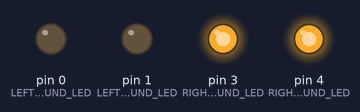
A sketch run on a simulated Arduino Uno, built with avr-gcc and run on an emulated ATmega328P. Parts: output pins drawn as LEDs (lit = HIGH).

Above: at 1.9 s.
At 8.5 s:
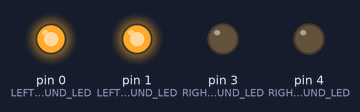
At 12.6 s:
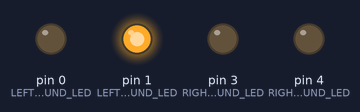
At 22.4 s:
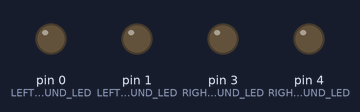
Timing chart, 0 to 31.0 s (numbered marks = the images above):
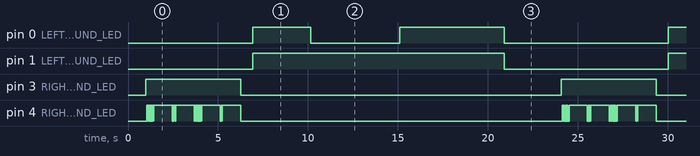

The sketch:

YawataMaruUnyo.ino
```cpp
/*

  YawataMaru/Unyo
  __subtitle__

  For info and circuit diagrams see https://github.com/tardate/LittleModelArt/tree/main/projects/IJN/YawataMaruUnyo

 */

const int LEFT_FOREGROUND_LED  = 1;
const int LEFT_BACKGROUND_LED  = 0;
const int RIGHT_FOREGROUND_LED = 3;
const int RIGHT_BACKGROUND_LED = 4;

const int NO_LED = -1;

const int FLICKER_DELAY = 15;
const int FADE_DELAY = 25;
const int PAGE_DELAY = 1000;

const int PWM_MIN = 0;
const int PWM_MAX = 255;


/*
 * Command: one-time setup
 */
void setup() {
  pinMode(LEFT_FOREGROUND_LED, OUTPUT);
  pinMode(LEFT_BACKGROUND_LED, OUTPUT);
  pinMode(RIGHT_FOREGROUND_LED, OUTPUT);
  pinMode(RIGHT_BACKGROUND_LED, OUTPUT);
  digitalWrite(LEFT_FOREGROUND_LED, LOW);
  digitalWrite(LEFT_BACKGROUND_LED, LOW);
  digitalWrite(RIGHT_FOREGROUND_LED, LOW);
  digitalWrite(RIGHT_BACKGROUND_LED, LOW);
  delay(PAGE_DELAY);
}


/*
 * Command: main loop
 */
void loop() {
  featureUnyo();
  featureYawataMaru();
}


void featureYawataMaru() {
  int pin1 = LEFT_FOREGROUND_LED;
  int pin2 = LEFT_BACKGROUND_LED;

  // transition on slow
  fade(pin1, pin2, PWM_MIN, PWM_MAX, 5);

  // effects
  delay(PAGE_DELAY);
  fade(NO_LED, pin2, PWM_MAX, 10, 2);
  delay(PAGE_DELAY * 2);
  fade(NO_LED, pin2, 10, PWM_MAX, 2);
  delay(PAGE_DELAY);

  // transition off slow
  fade(pin1, pin2, PWM_MAX, PWM_MIN, 1);
}


void featureUnyo() {
  int pin1 = RIGHT_FOREGROUND_LED;
  int pin2 = RIGHT_BACKGROUND_LED;

  // transition on fast
  digitalWrite(pin1, HIGH);
  digitalWrite(pin2, HIGH);

  // effects
  flicker(pin2, 9, 3);
  delay(PAGE_DELAY);
  flicker(pin2, 5, 2);
  delay(PAGE_DELAY);
  flicker(pin2, 9, 3);
  delay(PAGE_DELAY);
  flicker(pin2, 6, 4);
  delay(PAGE_DELAY);

  // transition off fast
  digitalWrite(pin1, LOW);
  digitalWrite(pin2, LOW);
}


/*
 * Command: fade 1 or 2 pins PWM level from->to in step increments
 */
 void fade(int pin1, int pin2, int from, int to, int step) {
  if (to > from) {
    fadeOn(pin1, pin2, from, to, step);
  } else {
    fadeOff(pin1, pin2, from, to, step);
  }
}


void fadeOn(int pin1, int pin2, int from, int to, int step) {
  int pwm = from;
  do {
    if (pin1 >= 0) analogWrite(pin1, pwm);
    if (pin2 >= 0) analogWrite(pin2, pwm);
    delay(FADE_DELAY);
    pwm += step;
    if (pwm>to) pwm = to;
  } while (pwm < to);
  if (to == PWM_MAX) {
    if (pin1 >= 0) digitalWrite(pin1, HIGH);
    if (pin2 >= 0) digitalWrite(pin2, HIGH);
  }
}


void fadeOff(int pin1, int pin2, int from, int to, int step) {
  int pwm = from;
  do {
    if (pin1 >= 0) analogWrite(pin1, pwm);
    if (pin2 >= 0) analogWrite(pin2, pwm);
    delay(FADE_DELAY);
    pwm -= step;
    if (pwm<to) pwm = to;
  } while (pwm > to);
  if (to == PWM_MIN) {
    if (pin1 >= 0) digitalWrite(pin1, LOW);
    if (pin2 >= 0) digitalWrite(pin2, LOW);
  }
}


void flicker(int pin, int times, int rate) {
  for (int i = times; i > 0; --i) {
    digitalWrite(pin, LOW);
    delay(FLICKER_DELAY * i / rate);
    digitalWrite(pin, HIGH);
    delay(FLICKER_DELAY * i / rate);
  }
}
```

Measured:
- by itself, pin 0 (LEFT_BACKGROUND_LED): repeats every 23.1 s: LOW 5.0 s, HIGH 5.8 s, LOW 9.1 s, HIGH 3.2 s
- by itself, pin 1 (LEFT_FOREGROUND_LED): alternates HIGH for 14.0 s and LOW for 9.1 s
- by itself, pin 3 (RIGHT_FOREGROUND_LED): alternates HIGH for 5.3 s and LOW for 17.8 s
- by itself, pin 4 (RIGHT_BACKGROUND_LED): moves between LOW and HIGH, repeating every 23.1 s
